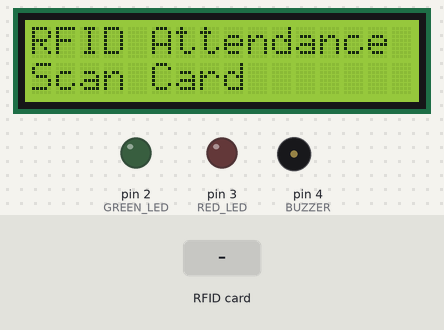
Simulated run of this sketch. Board: Arduino Uno, built with avr-gcc and run on an emulated ATmega328P. Shown: 16×2 character LCD, output pins drawn as LEDs (lit = HIGH), buzzer (waves = sounding). The test bench sets the inputs (shaded band). Pins used as bus, display or sensor lines are not drawn; what the sketch prints to the serial monitor is not drawn.

Above: at 1.3 s.
1.4 s: RFID card 55 66 77 88 held to the reader
At 3.3 s:
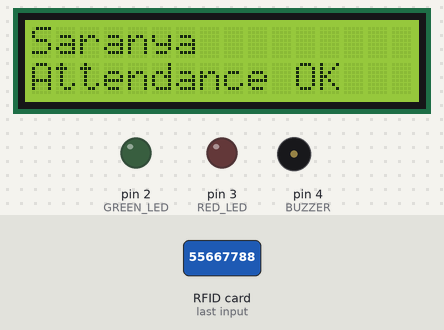
3.9 s: RFID card 5E 7A 19 C4 held to the reader
At 5.9 s:
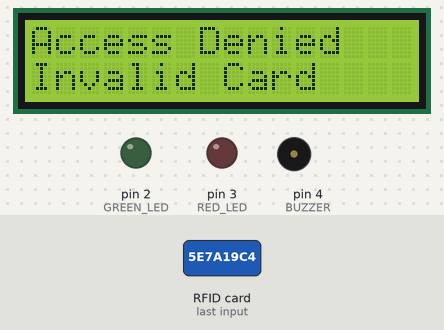
6.9 s: RFID card 01 02 03 04 held to the reader
At 9.6 s:
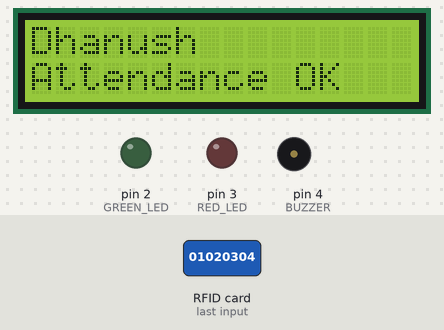
9.9 s: RFID card 11 22 33 44 held to the reader
At 11.9 s:
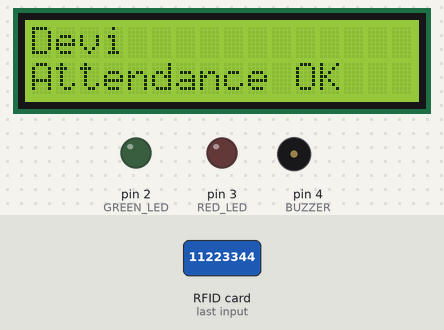
12.9 s: RFID card 55 66 77 88 held to the reader
At 14.9 s:
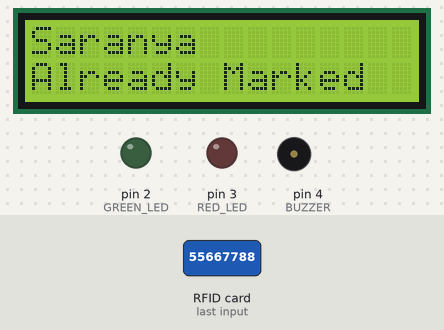
15.9 s: RFID card 01 02 03 04 held to the reader
At 16.8 s:
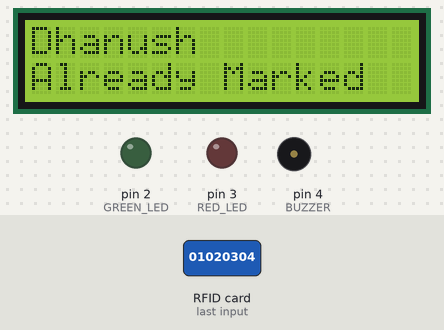
Timing chart, 0 to 18.9 s (numbered marks = the images above; inputs shaded):
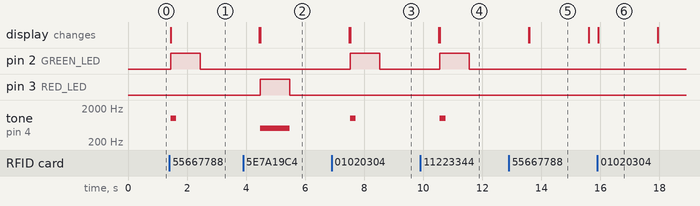

Measured:
- after the input at 1.4 s, pin 2 (GREEN_LED): LOW → HIGH at once, → LOW 1.0 s later; tone on pin 4 (BUZZER): silent → 1000 Hz at once, → silent 0.20 s later; the display: changes at once (image 1)
- after the input at 3.9 s, pin 3 (RED_LED): LOW → HIGH after 0.58 s, → LOW 1.0 s later; tone on pin 4 (BUZZER): silent → 500 Hz after 0.58 s, → silent 1.0 s later; the display: first differs from a run without the input after 0.58 s (image 2)
- after the input at 6.9 s, pin 2 (GREEN_LED): LOW → HIGH after 0.62 s, → LOW 1.0 s later; tone on pin 4 (BUZZER): silent → 1000 Hz after 0.62 s, → silent 0.20 s later; the display: first differs from a run without the input after 0.62 s (image 3)
- after the input at 9.9 s, pin 2 (GREEN_LED): LOW → HIGH after 0.66 s, → LOW 1.0 s later; tone on pin 4 (BUZZER): silent → 1000 Hz after 0.66 s, → silent 0.20 s later; the display: first differs from a run without the input after 0.66 s (image 4)
- after the input at 12.9 s, the display: first differs from a run without the input after 0.69 s (image 5)
- after the input at 15.9 s, the display: changes at once (image 6)
- what the display in image 5 shows lasts 2.0 s, from 13.6 s to 15.6 s

The sketch:

Attendance-management.ino
```cpp
#include <SPI.h>
#include <MFRC522.h>
#include <Wire.h>
#include <LiquidCrystal_I2C.h>

#define SS_PIN 10
#define RST_PIN 9
#define GREEN_LED 2
#define RED_LED 3
#define BUZZER 4

MFRC522 rfid(SS_PIN, RST_PIN);
LiquidCrystal_I2C lcd(0x27,16,2);

// Attendance status
bool student1 = false;
bool student2 = false;
bool student3 = false;

void setup() {

  Serial.begin(9600);
  SPI.begin();
  rfid.PCD_Init();

  pinMode(GREEN_LED, OUTPUT);
  pinMode(RED_LED, OUTPUT);
  pinMode(BUZZER, OUTPUT);

  lcd.init();
  lcd.backlight();
  lcd.setCursor(0,0);
  lcd.print("RFID Attendance");
  lcd.setCursor(0,1);
  lcd.print("Scan Card");
  Serial.println("RFID Attendance System");
}

void loop() {

  if (!rfid.PICC_IsNewCardPresent())
    return;

  if (!rfid.PICC_ReadCardSerial())
    return;

  String uid="";

  for(byte i=0;i<rfid.uid.size;i++) {
    if(rfid.uid.uidByte[i] < 0x10)
      uid += "0";

    uid += String(rfid.uid.uidByte[i],HEX);
  }

  uid.toUpperCase();

  Serial.print("UID : ");
  Serial.println(uid);
  lcd.clear();

  // STUDENT 1
  if(uid=="55667788") {

    if(!student1){
      student1=true;

      lcd.print("Saranya");
      lcd.setCursor(0,1);
      lcd.print("Attendance OK");

      Serial.println("Saranya Attendance Marked");

      digitalWrite(GREEN_LED,HIGH);
      tone(BUZZER,1000,200);
      delay(1000);
      digitalWrite(GREEN_LED,LOW);
    }
    else{
      lcd.print("Saranya");
      lcd.setCursor(0,1);
      lcd.print("Already Marked");
    }
  }

  // STUDENT 2
  else if(uid=="01020304") {

    if(!student2){
      student2=true;

      lcd.print("Dhanush");
      lcd.setCursor(0,1);
      lcd.print("Attendance OK");

      Serial.println("Dhanush Attendance Marked");

      digitalWrite(GREEN_LED,HIGH);
      tone(BUZZER,1000,200);
      delay(1000);
      digitalWrite(GREEN_LED,LOW);
    }
    else{
      lcd.print("Dhanush");
      lcd.setCursor(0,1);
      lcd.print("Already Marked");
    }
  }

  // STUDENT 3
  else if(uid=="11223344") {

    if(!student3){
      student3=true;

      lcd.print("Devi");
      lcd.setCursor(0,1);
      lcd.print("Attendance OK");

      Serial.println("Devi Attendance Marked");

      digitalWrite(GREEN_LED,HIGH);
      tone(BUZZER,1000,200);
      delay(1000);
      digitalWrite(GREEN_LED,LOW);
    }
    else{
      lcd.print("Devi");
      lcd.setCursor(0,1);
      lcd.print("Already Marked");
    }
  }

  // INVALID CARD
  else {

    lcd.print("Access Denied");
    lcd.setCursor(0,1);
    lcd.print("Invalid Card");

    Serial.println("Invalid Card");

    digitalWrite(RED_LED,HIGH);
    tone(BUZZER,500,1000);
    delay(1000);
    digitalWrite(RED_LED,LOW);
  }
  delay(2000);

  lcd.clear();
  lcd.print("Scan Card");
  rfid.PICC_HaltA();
  rfid.PCD_StopCrypto1();
}
```
